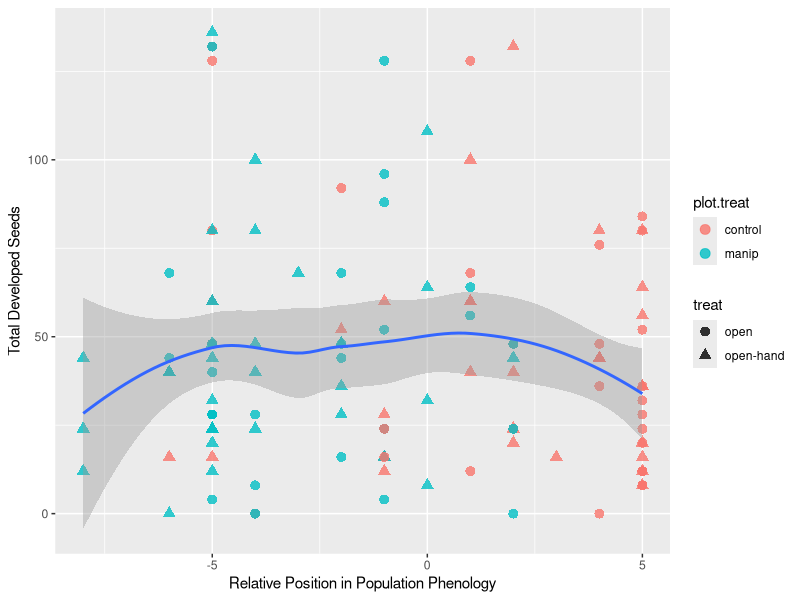
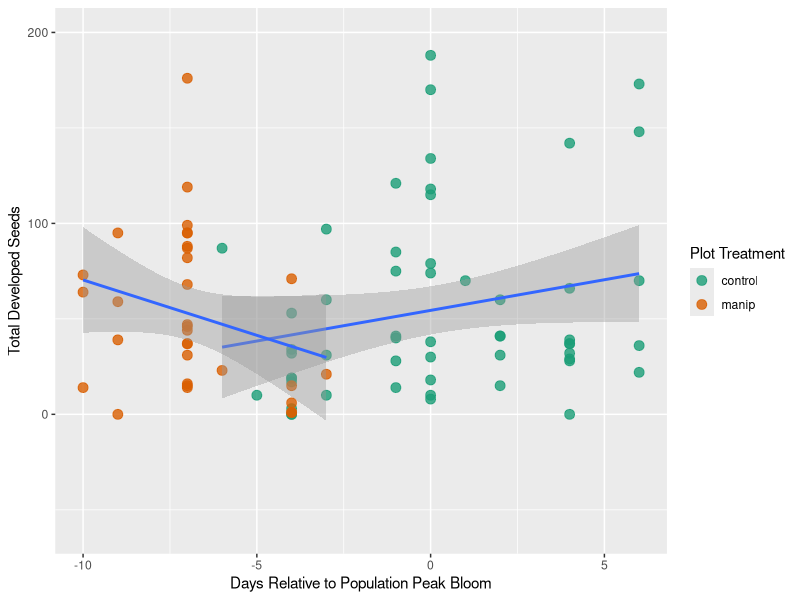
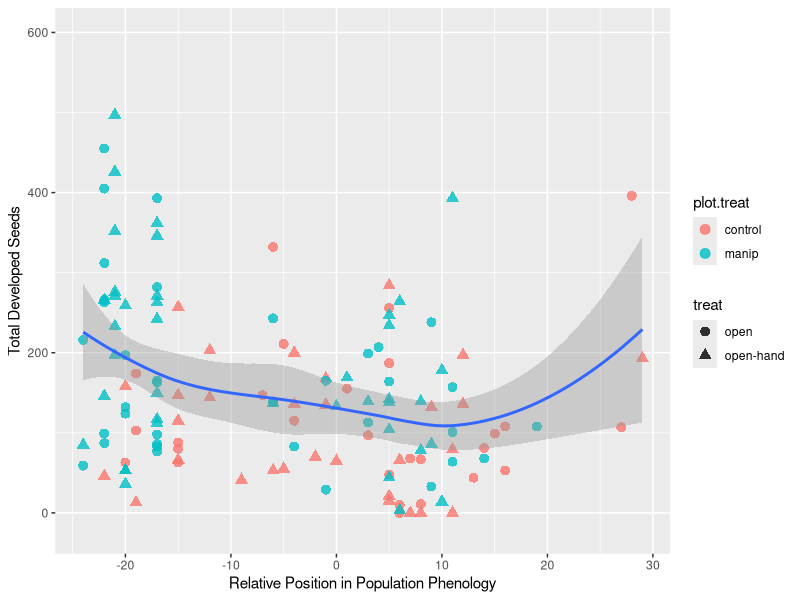

Recreate these plots in R, in order.
## ---- chunk 1
knitr::opts_chunk$set(echo = TRUE)
## ---- chunk 2
suppressWarnings(suppressPackageStartupMessages(require(knitr)))
suppressWarnings(suppressPackageStartupMessages(require(tidyverse)))
suppressWarnings(suppressPackageStartupMessages(require(lme4)))
suppressWarnings(suppressPackageStartupMessages(require(ggplot2)))
suppressWarnings(suppressPackageStartupMessages(require(RColorBrewer)))
## ---- chunk 3
mert = read.csv("Mertensia_final2.csv") # read in Mertensia data
## ---- chunk 4
delph = read.csv("Delphinium_final2.csv") # read in Delphinium data
## ---- chunk 5
pot = read.csv("Potentilla_final2.csv") # read in Potentilla data
pot<-pot[-119,] #removing one row with NA in treatment column
## ---- chunk 6
Mert.glmer = glmer(total.seeds ~ relative.position + plot.treat + (1|site), family = poisson, data = mert, na.action = na.omit) # Mertensia mixed effects model from the lme4 package
summary(Mert.glmer) # summary of model output
## ---- chunk 7
ggplot(mert, aes(x=mert$relative.position, y=mert$total.seeds)) +
  labs(y="Total Developed Seeds",x="Relative Position in Population Phenology") +
  geom_point(aes(color=plot.treat,shape=treat),size=3, alpha = 0.8) +
  geom_smooth()
## ---- chunk 8
Delph.glmer = glmer(total.seeds ~ relative.position + plot.treat + (1|site), family = poisson, data = delph, na.action = na.omit) # Delphinium mixed effects model from the lme4 package
summary(Delph.glmer) # summary of model output
## ---- chunk 9
ggplot(delph, aes(x=delph$relative.position, y=delph$total.seeds, group=plot.treat)) +
  labs(y="Total Developed Seeds",x="Days Relative to Population Peak Bloom") +
  geom_point(aes(color=plot.treat),size=3, alpha = 0.8) +
  scale_color_brewer(palette="Dark2") + labs(color="Plot Treatment") +
  geom_smooth(method = "glm", formula= y~x) + ylim(-60,200)
## ---- chunk 10
Pot.glmer = glmer(total.seeds ~ relative.position + plot.treat + (1|site), family = poisson, data = pot, na.action = na.omit) # Potentilla mixed effects model from the lme4 package
summary(Pot.glmer) # summary of model output
## ---- chunk 11
ggplot(pot, aes(x=pot$relative.position, y=pot$total.seeds)) +
  labs(y="Total Developed Seeds",x="Relative Position in Population Phenology") +
  geom_point(aes(color=plot.treat,shape=treat),size=3, alpha = 0.8) +
  geom_smooth() + ylim(-20,600)
## ---- chunk 12
sessionInfo()
